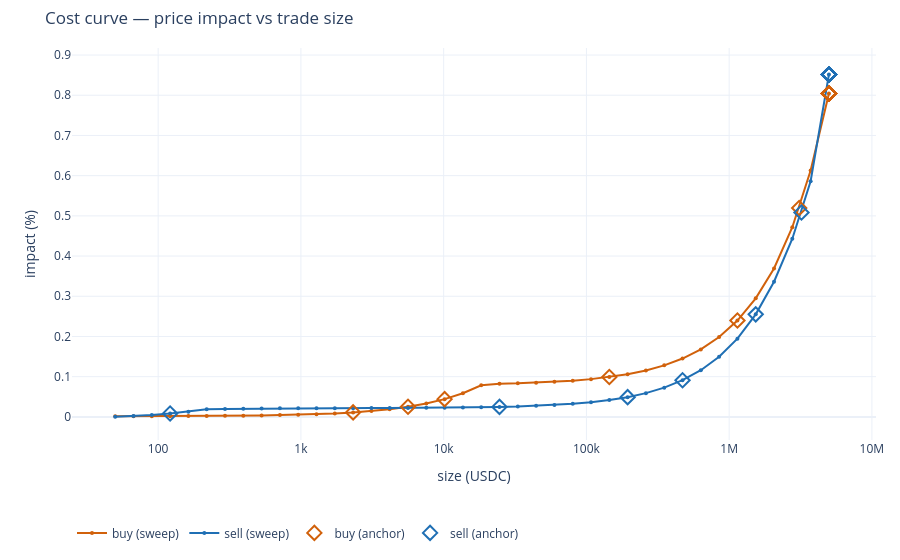

The code cell stored with this chart in its notebook:
### Markdown cell above
## 4. Charts

These are the same figure builders `poe report` uses, so a notebook draws
exactly what the report draws. Pass the token symbols and the axes carry real
units; leave them out and they read `token` / `numeraire`. Prices are always
numeraire per token.

### Code cell
from price_of_ethereum.dashboard import book_map_figure, cost_curve_figure, spread_curve_figure

cost_curve_figure(rows, numeraire_symbol=NUMERAIRE_SYMBOL).show()

### Figure 1 — Plotly figure (JSON) as saved in the notebook; plotly's stock layout.template omitted (floating-point values rounded to 4 significant figures)
{"data": [{"line": {"color": "#d1610b", "width": 2}, "marker": {"size": 4}, "mode": "lines+markers", "name": "buy (sweep)", "x": [50.0, 67.17, 90.24, 121.2, 162.9, 218.8, 293.9, 394.8, 530.4, 712.6, 957.2, 1286.0, 1728.0, 2321.0, 3118.0, 4188.0, 5627.0, 7559.0, 10150.0, 13640.0, 18330.0, 24620.0, 33070.0, 44430.0, 59690.0, 80190.0, 107700.0, 144700.0, 194400.0, 261200.0, 350900.0, 471300.0, 633200.0, 850600.0, 1143000.0, 1535000.0, 2062000.0, 2771000.0, 3722000.0, 5000000.0], "y": [0.001575, 0.001646, 0.001743, 0.001874, 0.002049, 0.002284, 0.0026, 0.003025, 0.003596, 0.004363, 0.005393, 0.006777, 0.008636, 0.01113, 0.01449, 0.019, 0.02506, 0.03319, 0.04412, 0.0588, 0.07853, 0.08218, 0.08338, 0.08497, 0.08712, 0.09001, 0.09388, 0.09909, 0.1061, 0.1155, 0.1281, 0.1451, 0.1679, 0.1985, 0.2396, 0.2949, 0.3691, 0.4717, 0.6128, 0.8043], "type": "scatter"}, {"line": {"color": "#1f6fb4", "width": 2}, "marker": {"size": 4}, "mode": "lines+markers", "name": "sell (sweep)", "x": [50.0, 67.17, 90.24, 121.2, 162.9, 218.8, 293.9, 394.8, 530.4, 712.6, 957.2, 1286.0, 1728.0, 2321.0, 3118.0, 4188.0, 5627.0, 7559.0, 10150.0, 13640.0, 18330.0, 24620.0, 33070.0, 44430.0, 59690.0, 80190.0, 107700.0, 144700.0, 194400.0, 261200.0, 350900.0, 471300.0, 633200.0, 850600.0, 1143000.0, 1535000.0, 2062000.0, 2771000.0, 3722000.0, 5000000.0], "y": [0.000389, 0.002307, 0.004881, 0.008341, 0.01299, 0.01923, 0.01987, 0.0203, 0.02087, 0.02144, 0.02147, 0.02152, 0.02158, 0.02166, 0.02177, 0.02193, 0.02213, 0.0224, 0.02277, 0.02326, 0.02391, 0.0248, 0.02599, 0.02759, 0.02973, 0.03262, 0.03649, 0.04172, 0.04902, 0.05905, 0.07271, 0.09118, 0.1161, 0.1496, 0.1946, 0.2551, 0.3362, 0.4432, 0.5861, 0.8517], "type": "scatter"}, {"customdata": [[0.01, "nearest_real_quote"], [0.025, "nearest_real_quote"], [0.05, "nearest_real_quote"], [0.1, "nearest_real_quote"], [0.25, "nearest_real_quote"], [0.5, "anchored_bisection"], [25.0, "nearest_real_quote"], [15.0, "nearest_real_quote"], [10.0, "nearest_real_quote"], [7.5, "nearest_real_quote"], [5.0, "nearest_real_quote"], [1.5, "nearest_real_quote"], [2.0, "nearest_real_quote"], [35.0, "nearest_real_quote"], [1.0, "nearest_real_quote"], [0.75, "nearest_real_quote"], [3.0, "nearest_real_quote"], [50.0, "nearest_real_quote"]], "hovertemplate": "target %{customdata[0]}%<br>actual %{y:.4f}%<br>%{customdata[1]}", "marker": {"color": "#d1610b", "line": {"width": 2}, "size": 11, "symbol": "diamond-open"}, "mode": "markers", "name": "buy (anchor)", "x": [2321.0, 5627.0, 10150.0, 144700.0, 1143000.0, 3095000.0, 5000000.0, 5000000.0, 5000000.0, 5000000.0, 5000000.0, 5000000.0, 5000000.0, 5000000.0, 5000000.0, 5000000.0, 5000000.0, 5000000.0], "y": [0.01113, 0.02506, 0.04412, 0.09909, 0.2396, 0.5196, 0.8043, 0.8043, 0.8043, 0.8043, 0.8043, 0.8043, 0.8043, 0.8043, 0.8043, 0.8043, 0.8043, 0.8043], "type": "scatter"}, {"customdata": [[0.01, "nearest_real_quote"], [0.025, "nearest_real_quote"], [0.05, "nearest_real_quote"], [0.1, "nearest_real_quote"], [0.25, "nearest_real_quote"], [0.5, "anchored_bisection"], [25.0, "nearest_real_quote"], [15.0, "nearest_real_quote"], [10.0, "nearest_real_quote"], [7.5, "nearest_real_quote"], [5.0, "nearest_real_quote"], [1.5, "nearest_real_quote"], [2.0, "nearest_real_quote"], [35.0, "nearest_real_quote"], [1.0, "nearest_real_quote"], [0.75, "nearest_real_quote"], [3.0, "nearest_real_quote"], [50.0, "nearest_real_quote"]], "hovertemplate": "target %{customdata[0]}%<br>actual %{y:.4f}%<br>%{customdata[1]}", "marker": {"color": "#1f6fb4", "line": {"width": 2}, "size": 11, "symbol": "diamond-open"}, "mode": "markers", "name": "sell (anchor)", "x": [121.2, 24620.0, 194400.0, 471300.0, 1535000.0, 3211000.0, 5000000.0, 5000000.0, 5000000.0, 5000000.0, 5000000.0, 5000000.0, 5000000.0, 5000000.0, 5000000.0, 5000000.0, 5000000.0, 5000000.0], "y": [0.008341, 0.0248, 0.04902, 0.09118, 0.2551, 0.5085, 0.8517, 0.8517, 0.8517, 0.8517, 0.8517, 0.8517, 0.8517, 0.8517, 0.8517, 0.8517, 0.8517, 0.8517], "type": "scatter"}], "layout": {"hovermode": "x unified", "legend": {"orientation": "h", "y": -0.2}, "margin": {"b": 48, "l": 72, "r": 24, "t": 48}, "title": {"text": "Cost curve — price impact vs trade size"}, "xaxis": {"dtick": 1, "tickformat": "~s", "title": {"text": "size (USDC)"}, "type": "log"}, "yaxis": {"title": {"text": "impact (%)"}}}}
